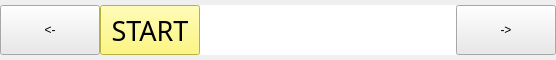
    <widget class="QWidget" name="w_chapter_control" native="true">
     <property name="maximumSize">
      <size>
       <width>16777215</width>
       <height>60</height>
      </size>
     </property>
     <layout class="QGridLayout" name="gridLayout_4">
      <property name="leftMargin">
       <number>0</number>
      </property>
      <property name="topMargin">
       <number>0</number>
      </property>
      <property name="rightMargin">
       <number>0</number>
      </property>
      <property name="bottomMargin">
       <number>0</number>
      </property>
      <property name="spacing">
       <number>0</number>
      </property>
      <item row="0" column="2">
       <widget class="CxChapterList" name="lw_chapter_list">
        <property name="sizePolicy">
         <sizepolicy hsizetype="Minimum" vsizetype="Fixed">
          <horstretch>0</horstretch>
          <verstretch>0</verstretch>
         </sizepolicy>
        </property>
        <property name="minimumSize">
         <size>
          <width>0</width>
          <height>50</height>
         </size>
        </property>
        <property name="maximumSize">
         <size>
          <width>16777215</width>
          <height>50</height>
         </size>
        </property>
        <property name="styleSheet">
         <string notr="true">QListWidget
{
border:none;
}</string>
        </property>
        <property name="verticalScrollBarPolicy">
         <enum>Qt::ScrollBarAlwaysOff</enum>
        </property>
        <property name="horizontalScrollBarPolicy">
         <enum>Qt::ScrollBarAlwaysOff</enum>
        </property>
       </widget>
      </item>
      <item row="0" column="0">
       <widget class="QToolButton" name="tb_prev_chapter">
        <property name="minimumSize">
         <size>
          <width>100</width>
          <height>50</height>
         </size>
        </property>
        <property name="maximumSize">
         <size>
          <width>16777215</width>
          <height>50</height>
         </size>
        </property>
        <property name="styleSheet">
         <string notr="true">QToolButton
{
background:#e9e9e9;
}</string>
        </property>
        <property name="text">
         <string>&lt;-</string>
        </property>
        <property name="icon">
         <iconset resource="textedit.qrc">
          <normaloff>:/res/icon/prev.png</normaloff>:/res/icon/prev.png</iconset>
        </property>
        <property name="iconSize">
         <size>
          <width>50</width>
          <height>50</height>
         </size>
        </property>
       </widget>
      </item>
      <item row="0" column="1">
       <widget class="QToolButton" name="tb_start">
        <property name="minimumSize">
         <size>
          <width>100</width>
          <height>50</height>
         </size>
        </property>
        <property name="font">
         <font>
          <family>Impact</family>
          <pointsize>20</pointsize>
         </font>
        </property>
        <property name="styleSheet">
         <string notr="true">QToolButton
{
background:#fff75b;
}</string>
        </property>
        <property name="text">
         <string>START</string>
        </property>
       </widget>
      </item>
      <item row="0" column="3">
       <widget class="QToolButton" name="tb_next_chapter">
        <property name="minimumSize">
         <size>
          <width>100</width>
          <height>50</height>
         </size>
        </property>
        <property name="maximumSize">
         <size>
          <width>16777215</width>
          <height>50</height>
         </size>
        </property>
        <property name="styleSheet">
         <string notr="true">QToolButton
{
background:#e9e9e9;
}</string>
        </property>
        <property name="text">
         <string>-&gt;</string>
        </property>
        <property name="icon">
         <iconset resource="textedit.qrc">
          <normaloff>:/res/icon/next.png</normaloff>:/res/icon/next.png</iconset>
        </property>
        <property name="iconSize">
         <size>
          <width>50</width>
          <height>50</height>
         </size>
        </property>
       </widget>
      </item>
     </layout>
    </widget>
